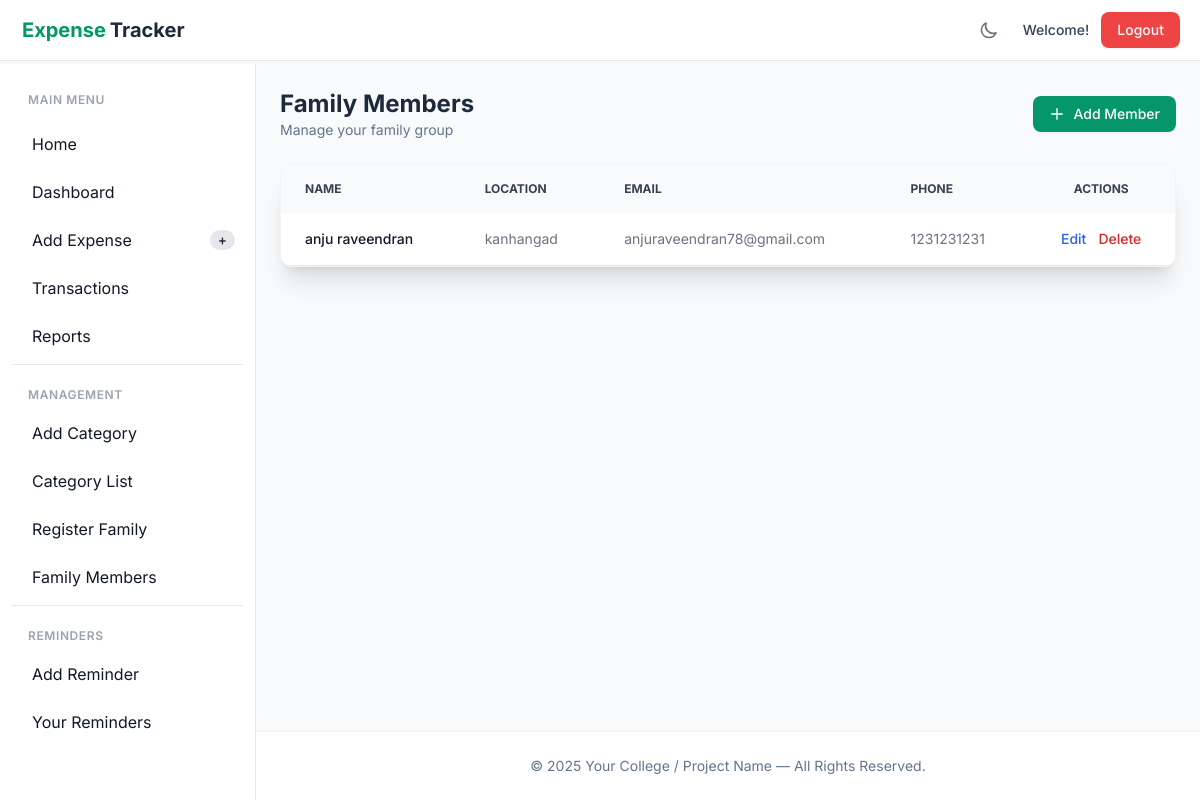
Page /user/member/list on the earlier database version.
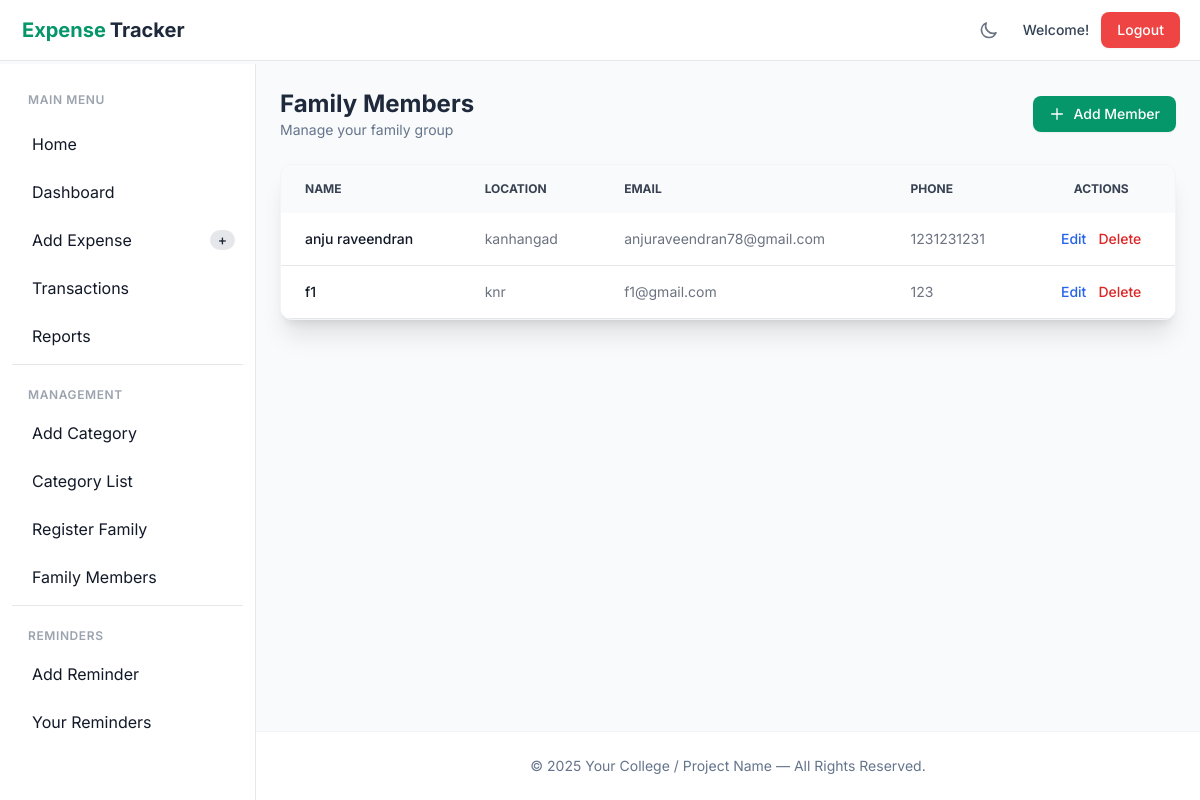
Same page on the later database version.
### user/models.py (models this page shows)
class Registration(models.Model):
    username = models.CharField(max_length=100,unique=True)
    password = models.CharField(max_length=100)
    confirm_password = models.CharField(max_length=100)
    email_id = models.EmailField()
    phn_no = models.CharField(max_length=15)
    location = models.CharField(max_length=100)
    ROLE_CHOICES = (
        ('user', 'User'),
        ('family', 'Family Member'),
    )
    role = models.CharField(max_length=10, choices=ROLE_CHOICES)
    otp = models.CharField(max_length=6, blank=True, null=True)

### user/views.py (the view)
# urls.py: path('user/member/list',views.Memberlist_page , name='Memberlist_page'),
def Memberlist_page(request):
    members = Registration.objects.filter(role='family')
    role =  request.session.get("role")
    return render(request, 'fam_member.html', {
        'members': members,
        'role':role})

### user/templates/fam_member.html (shortened to what this page needs)
{% extends 'base_dashboard.html' %}
{% load static %}
{% block content %}
<div class="animate-fade-in-up">
  <div class="flex flex-col md:flex-row justify-between items-start md:items-center mb-6">
    <div>
      <h1 class="text-2xl font-bold text-slate-800 dark:text-white">Family Members</h1>
      <p class="text-slate-500 dark:text-slate-400 text-sm">Manage your family group</p>
    </div>
    <a href="{% url 'Familyreg_page' %}"
      class="mt-4 md:mt-0 inline-flex items-center px-4 py-2 bg-emerald-600 hover:bg-emerald-700 text-white text-sm font-medium rounded-lg transition-colors shadow-sm">
      <svg class="w-4 h-4 mr-2" fill="none" stroke="currentColor" viewBox="0 0 24 24">
        <path stroke-linecap="round" stroke-linejoin="round" stroke-width="2" d="M12 4v16m8-8H4"></path>
      </svg>
      Add Member
    </a>
  </div>
  <div
    class="bg-white dark:bg-slate-800 rounded-xl shadow-xl border border-gray-100 dark:border-slate-700 overflow-hidden">
    <div class="overflow-x-auto">
      <table class="w-full text-sm text-left text-gray-500 dark:text-gray-400">
        <thead class="text-xs text-gray-700 uppercase bg-gray-50 dark:bg-slate-700 dark:text-gray-400">
          <tr>
            <th scope="col" class="px-6 py-4">Name</th>
            <th scope="col" class="px-6 py-4">Location</th>
            <th scope="col" class="px-6 py-4">Email</th>
            <th scope="col" class="px-6 py-4">Phone</th>
            <th scope="col" class="px-6 py-4 text-center">Actions</th>
          </tr>
        </thead>
        <tbody>
          {% for m in members %}
          <tr
            class="bg-white border-b dark:bg-slate-800 dark:border-slate-700 hover:bg-gray-50 dark:hover:bg-slate-700/50 transition-colors">
            <td class="px-6 py-4 font-medium text-gray-900 dark:text-white">
              {{ m.username }}
            </td>
            <td class="px-6 py-4">
              {{ m.location }}
            </td>
            <td class="px-6 py-4">
              {{ m.email_id }}
            </td>
            <td class="px-6 py-4">
              {{ m.phn_no }}
            </td>
            <td class="px-6 py-4 text-center">
              <div class="flex items-center justify-center space-x-3">
                <a href="{% url 'member_edit' m.id %}"
                  class="font-medium text-blue-600 dark:text-blue-500 hover:underline">Edit</a>
                <a href="{% url 'member_delete' m.id %}"
                  onclick="return confirm('Are you sure you want to delete this member?')"
                  class="font-medium text-red-600 dark:text-red-500 hover:underline">Delete</a>
              </div>
            </td>
          </tr>
          {% endfor %}
        </tbody>
      </table>
    </div>
  </div>
</div>
{% endblock %}

Differences in the rows shown:
added Registration: username "f1", location "knr", email_id "f1@gmail.com", phn_no "123"
